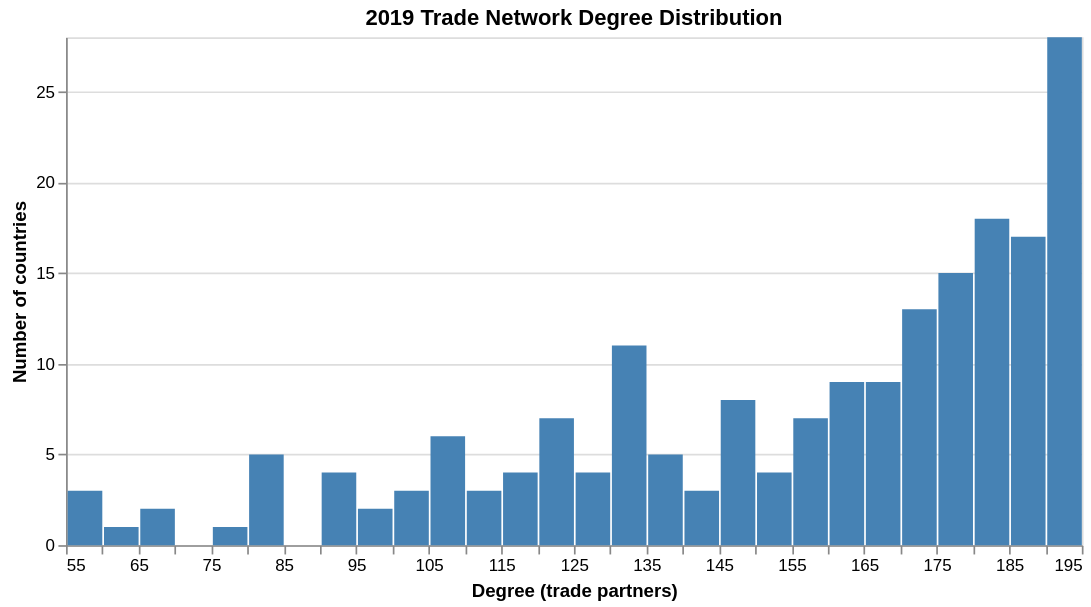

This figure's notebook cell:
### Code cell
# Degree distribution — is it power-law-like?
deg_df |> @vlplot(
    width=600, height=300,
    title="2019 Trade Network Degree Distribution",
    mark={:bar, color="steelblue"},
    x={field=:degree, type=:quantitative, bin={step=5}, title="Degree (trade partners)"},
    y={"count()", title="Number of countries"}
)

### Figure 1 — Vega specification as saved in the notebook (floating-point values rounded to 4 significant figures; data arrays with more than 128 entries replaced by an {"elided": "..."} marker saying what was removed)
{"$schema": "https://vega.github.io/schema/vega/v5.json", "axes": [{"aria": false, "domain": false, "grid": true, "gridScale": "x", "labels": false, "maxExtent": 0, "minExtent": 0, "orient": "left", "scale": "y", "tickCount": {"signal": "ceil(height/40)"}, "ticks": false, "zindex": 0}, {"grid": false, "labelFlush": true, "labelOverlap": true, "orient": "bottom", "scale": "x", "tickCount": {"signal": "ceil(width/10)"}, "title": "Degree (trade partners)", "zindex": 0}, {"grid": false, "labelOverlap": true, "orient": "left", "scale": "y", "tickCount": {"signal": "ceil(height/40)"}, "title": "Number of countries", "zindex": 0}], "background": "white", "data": [{"name": "source_0", "values": {"elided": "192 records"}}, {"name": "data_0", "source": "source_0", "transform": [{"field": "degree", "signal": "bin_step_5_degree_extent", "type": "extent"}, {"as": ["bin_step_5_degree", "bin_step_5_degree_end"], "extent": {"signal": "bin_step_5_degree_extent"}, "field": "degree", "signal": "bin_step_5_degree_bins", "step": 5, "type": "bin"}, {"as": ["__count"], "fields": [null], "groupby": ["bin_step_5_degree", "bin_step_5_degree_end"], "ops": ["count"], "type": "aggregate"}, {"expr": "isValid(datum[\"bin_step_5_degree\"]) && isFinite(+datum[\"bin_step_5_degree\"])", "type": "filter"}]}], "height": 300, "marks": [{"encode": {"update": {"ariaRoleDescription": {"value": "bar"}, "description": {"signal": "\"Degree (trade partners): \" + (!isValid(datum[\"bin_step_5_degree\"]) || !isFinite(+datum[\"bin_step_5_degree\"]) ? \"null\" : format(datum[\"bin_step_5_degree\"], \"\") + \" – \" + format(datum[\"bin_step_5_degree_end\"], \"\")) + \"; Number of countries: \" + (format(datum[\"__count\"], \"\"))"}, "fill": {"value": "steelblue"}, "x": {"field": "bin_step_5_degree_end", "offset": {"signal": "0.5 + (abs(scale(\"x\", datum[\"bin_step_5_degree_end\"]) - scale(\"x\", datum[\"bin_step_5_degree\"])) < 0.25 ? 0.5 * (0.25 - (abs(scale(\"x\", datum[\"bin_step_5_degree_end\"]) - scale(\"x\", datum[\"bin_step_5_degree\"])))) : -0.5)"}, "scale": "x"}, "x2": {"field": "bin_step_5_degree", "offset": {"signal": "0.5 + (abs(scale(\"x\", datum[\"bin_step_5_degree_end\"]) - scale(\"x\", datum[\"bin_step_5_degree\"])) < 0.25 ? -0.5 * (0.25 - (abs(scale(\"x\", datum[\"bin_step_5_degree_end\"]) - scale(\"x\", datum[\"bin_step_5_degree\"])))) : 0.5)"}, "scale": "x"}, "y": {"field": "__count", "scale": "y"}, "y2": {"scale": "y", "value": 0}}}, "from": {"data": "data_0"}, "name": "marks", "style": ["bar"], "type": "rect"}], "padding": 5, "scales": [{"bins": {"signal": "bin_step_5_degree_bins"}, "domain": {"signal": "[bin_step_5_degree_bins.start, bin_step_5_degree_bins.stop]"}, "name": "x", "range": [0, {"signal": "width"}], "type": "linear", "zero": false}, {"domain": {"data": "data_0", "field": "__count"}, "name": "y", "nice": true, "range": [{"signal": "height"}, 0], "type": "linear", "zero": true}], "style": "cell", "title": {"frame": "group", "text": "2019 Trade Network Degree Distribution"}, "width": 600}
